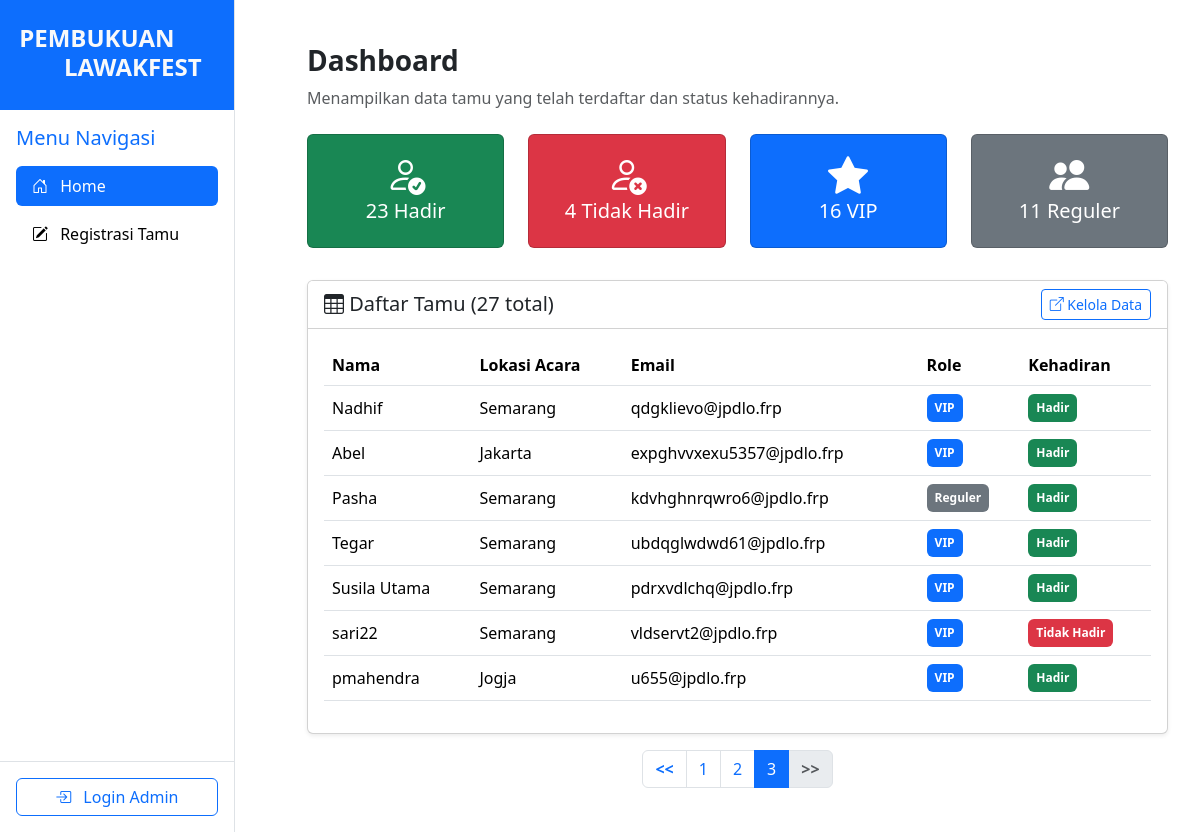
/?page=3, run on the app's committed database.
### tables this page shows
CREATE TABLE `tamu` (
  `id` int(11) NOT NULL,
  `id_tamu` varchar(50) DEFAULT NULL,
  `nama` varchar(100) NOT NULL,
  `lokasi_acara` varchar(255) DEFAULT NULL,
  `email` varchar(100) DEFAULT NULL,
  `role` enum('Reguler','VIP') DEFAULT 'Reguler',
  `kehadiran` varchar(20) DEFAULT 'Tidak Hadir'
);

### src/lib/cipher.php (called while the page is built, shortened)
<?php
function encryptCaesar($text, $shift) {
    $result = "";
    $text = strtolower($text);
    for ($i = 0; $i < strlen($text); $i++) {
        $char = $text[$i];
        if (ctype_alpha($char)) {
            $shifted = ord($char) + $shift;
            if ($shifted > ord('z')) {
                $shifted -= 26;
            }
            $result .= chr($shifted);
        } elseif (ctype_digit($char)) {
            $shifted = ord($char) + $shift;
            if ($shifted > ord('9')) {
                $shifted -= 10;
            }
            $result .= chr($shifted);
        } else {
            $result .= $char;
        }
    }
    return $result;
}

### src/views/view_tabel.php (the view)
<div class="container my-4">
  <div class="mb-4">
    <h3 class="fw-bold">Dashboard</h3>
    <p class="text-muted">Menampilkan data tamu yang telah terdaftar dan status kehadirannya.</p>
  </div>
  <div class="row mb-4 text-center">
    <div class="col-md-3 mb-2">
      <div class="card card-stat bg-success text-white">
        <div class="card-body">
          <i class="bi bi-person-check display-6"></i>
          <h5><?= $total_hadir ?> Hadir</h5>
        </div>
      </div>
    </div>
    <div class="col-md-3 mb-2">
      <div class="card card-stat bg-danger text-white">
        <div class="card-body">
          <i class="bi bi-person-x display-6"></i>
          <h5><?= $total_tidak ?> Tidak Hadir</h5>
        </div>
      </div>
    </div>
    <div class="col-md-3 mb-2">
      <div class="card card-stat bg-primary text-white">
        <div class="card-body">
          <i class="bi bi-star-fill display-6"></i>
          <h5><?= $total_vip ?> VIP</h5>
        </div>
      </div>
    </div>
    <div class="col-md-3 mb-2">
      <div class="card card-stat bg-secondary text-white">
        <div class="card-body">
          <i class="bi bi-people-fill display-6"></i>
          <h5><?= $total_reg ?> Reguler</h5>
        </div>
      </div>
    </div>
  </div>
  <div class="card shadow-sm">
    <div class="card-header bg-white d-flex justify-content-between align-items-center">
      <h5 class="mb-0"><i class="bi bi-table"></i> Daftar Tamu (<?= $total_data ?> total)</h5>
      <a href="export_import.php" class="btn btn-outline-primary btn-sm">
        <i class="bi bi-box-arrow-up-right"></i> Kelola Data
      </a>
    </div>
    <div class="card-body table-responsive">
      <table class="table table-hover align-middle">
        <thead>
          <tr>
            <th>Nama</th>
            <th>Lokasi Acara</th>
            <th>Email</th>
            <th>Role</th>
            <th>Kehadiran</th>
          </tr>
        </thead>
        <tbody>
          <?php if (mysqli_num_rows($result) > 0): ?>
            <?php while ($row = mysqli_fetch_assoc($result)): ?>
              <tr>
                <td><?= htmlspecialchars($row['nama']) ?></td>
                <td><?= htmlspecialchars($row['lokasi_acara']) ?></td>
                <td><?= htmlspecialchars(encryptCaesar($row['email'], 3)) ?></td>
                <td>
                  <span class="badge p-2 bg-<?= $row['role']=='VIP'?'primary':'secondary' ?>">
                    <?= $row['role'] ?>
                  </span>
                </td>
                <td>
                  <?php if ($row['kehadiran'] == 'Hadir'): ?>
                    <span class="badge bg-success p-2">Hadir</span>
                  <?php else: ?>
                    <span class="badge bg-danger p-2">Tidak Hadir</span>
                  <?php endif; ?>
                </td>
              </tr>
            <?php endwhile; ?>
          <?php else: ?>
            <tr><td colspan="6" class="text-center text-muted">Tidak ada data tamu.</td></tr>
          <?php endif; ?>
        </tbody>
      </table>
    </div>
  </div>
  <nav class="mt-3">
    <ul class="pagination justify-content-center">
      <li class="page-item <?= ($page <= 1) ? 'disabled' : '' ?>">
        <a class="page-link" href="?page=<?= $page - 1 ?>"><b><<</b></a>
      </li>
      <?php for ($i = 1; $i <= $total_pages; $i++): ?>
        <li class="page-item <?= ($page == $i) ? 'active' : '' ?>">
          <a class="page-link" href="?page=<?= $i ?>"><?= $i ?></a>
        </li>
      <?php endfor; ?>
      <li class="page-item <?= ($page >= $total_pages) ? 'disabled' : '' ?>">
        <a class="page-link" href="?page=<?= $page + 1 ?>"><b>>></b></a>
      </li>
    </ul>
  </nav>
</div>

### public/assets/style.css (style rules this page uses)
body { font-family: "Segoe UI", sans-serif; }

### data on the page
tamu: nama "Nadhif", lokasi_acara "Semarang", email "qdgklievo@jpdlo.frp", role "VIP", kehadiran "Hadir"
tamu: nama "Abel", lokasi_acara "Jakarta", email "expghvvxexu5357@jpdlo.frp", role "VIP", kehadiran "Hadir"
tamu: nama "Pasha", lokasi_acara "Semarang", email "kdvhghnrqwro6@jpdlo.frp", role "Reguler", kehadiran "Hadir"
tamu: nama "Tegar", lokasi_acara "Semarang", email "ubdqglwdwd61@jpdlo.frp", role "VIP", kehadiran "Hadir"
tamu: nama "Susila Utama", lokasi_acara "Semarang", email "pdrxvdlchq@jpdlo.frp", role "VIP", kehadiran "Hadir"
tamu: nama "sari22", lokasi_acara "Semarang", email "vldservt2@jpdlo.frp", role "VIP", kehadiran "Tidak Hadir"
tamu: nama "pmahendra", lokasi_acara "Jogja", email "u655@jpdlo.frp", role "VIP", kehadiran "Hadir"

### other printed values
$total_hadir "23"
$total_tidak "4"
$total_vip "16"
$total_reg "11"
$total_data "27"
